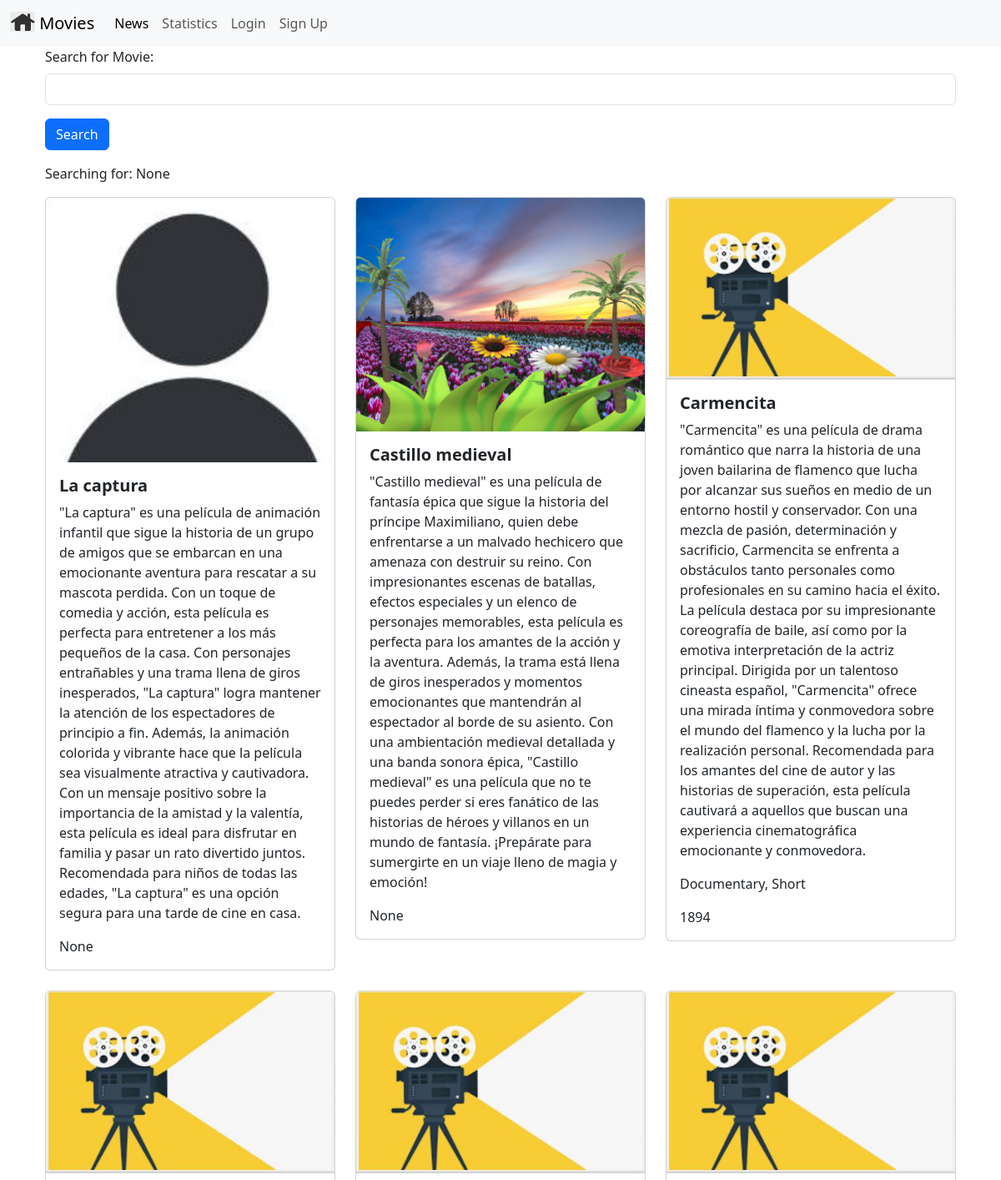
The page / (upper part) on the database its author committed.
### movie/models.py (models this page shows, shortened)
class Movie(models.Model):
    title = models.CharField(max_length=100)
    description = models.CharField(max_length=250)
    image = models.ImageField(upload_to='movie/images/')
    url = models.URLField(blank=True)
    genre = models.CharField(blank=True, max_length=250)
    year = models.IntegerField(blank=True, null=True)

### movie/views.py (the view)
# urls.py: 2. Add a URL to urlpatterns:  path('', views.home, name='home')
def home(request):
    searchTerm = request.GET.get('searchMovie') # GET se usa para solicitar recursos de un servidor
    if searchTerm:
        movies = Movie.objects.filter(title__icontains=searchTerm)
    else:
        movies = Movie.objects.all()
    return render(request, 'home.html', {'searchTerm':searchTerm, 'movies':movies})

### movie/templates/home.html (shortened to what this page needs)
{% extends 'base.html' %}
{% block content %}
<div class="container">
    <form action="">
        <div class="mb-3">
            <label for="searchMovie" class="form-label">
                Search for Movie:
            </label>
            <input type="text" class="form-control" name="searchMovie"/>
        </div>
        <button type="submit" class="btn btn-primary">Search</button>
    </form>
    <p>Searching for: {{searchTerm}}</p>
    <div class="row row-cols-1 row-cols-md-3 g-4">
        {% for movie in movies %}
        <div v-for="movie in movies" class="col">
            <div class="card">
            <img src="{{ movie.image.url }}" class="card-img-top" alt="...">
            <div class="card-body">
                <h5 class="card-title fw-bold">{{ movie.title}}</h5>
                <p class="card-text">{{ movie.description}}</p>
                <p class="card-text">{{ movie.genre}}</p>
                <p class="card-text">{{ movie.year}}</p>
            </div>
        </div>
    </div>
        {% endfor %}
    </div>
    <br/>
    <br />
    <br />
</div>
{% endblock content %}

### rows shown on the page
Movie: image (picture), title "La captura", description "\"La captura\" es una película de animación infantil que sigue la historia de un grupo de amigos que se embarcan en una emocionante aventura para rescatar a su mascota perdida. Con un toque de comedia y acción, esta película es perfecta para entretener a los más pequeños de la casa. Con personajes entrañables y una trama llena de giros inesperados, \"La captura\" logra mantener la atención de los espectadores de principio a fin. Además, la animación colorida y vibrante hace que la película sea visualmente atractiva y cautivadora. Con un mensaje positivo sobre la importancia de la amistad y la valentía, esta película es ideal para disfrutar en familia y pasar un rato divertido juntos.…", year "None"
Movie: image (picture), title "Castillo medieval", description "\"Castillo medieval\" es una película de fantasía épica que sigue la historia del príncipe Maximiliano, quien debe enfrentarse a un malvado hechicero que amenaza con destruir su reino. Con impresionantes escenas de batallas, efectos especiales y un elenco de personajes memorables, esta película es perfecta para los amantes de la acción y la aventura. Además, la trama está llena de giros inesperados y momentos emocionantes que mantendrán al espectador al borde de su asiento. Con una ambientación medieval detallada y una banda sonora épica, \"Castillo medieval\" es una película que no te puedes perder si eres fanático de las historias de héroes y villanos en un mundo de fantasía. ¡Prepárate para…", year "None"
Movie: image (placeholder picture), title "Carmencita", description "\"Carmencita\" es una película de drama romántico que narra la historia de una joven bailarina de flamenco que lucha por alcanzar sus sueños en medio de un entorno hostil y conservador. Con una mezcla de pasión, determinación y sacrificio, Carmencita se enfrenta a obstáculos tanto personales como profesionales en su camino hacia el éxito. La película destaca por su impresionante coreografía de baile, así como por la emotiva interpretación de la actriz principal. Dirigida por un talentoso cineasta español, \"Carmencita\" ofrece una mirada íntima y conmovedora sobre el mundo del flamenco y la lucha por la realización personal. Recomendada para los amantes del cine de autor y las historias de…", genre "Documentary, Short", year "1894"
Movie: image (placeholder picture)
Movie: image (placeholder picture)
Movie: image (placeholder picture)

### other values the page prints
{{ searchTerm }} "None"
